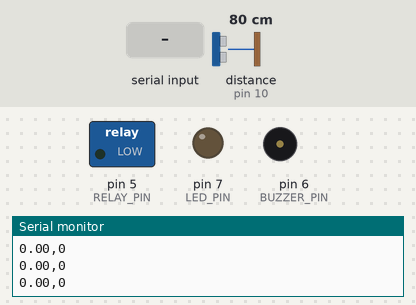
This sketch was run on a simulated Arduino Uno, built with avr-gcc and run on an emulated ATmega328P. On the bench: switched loads named in the sketch (green lamp = pin HIGH), output pins drawn as LEDs (lit = HIGH), buzzer (waves = sounding, pin HIGH), the last lines printed to the serial monitor. The test bench sets the inputs (shaded band); at power-on: distance to the obstacle (sensor on pin 10) 80 cm. The echo pulse lasts 58.3 µs per cm.

Above: at 1.2 s.
1.3 s: "1\n" received over Serial
At 2.3 s:
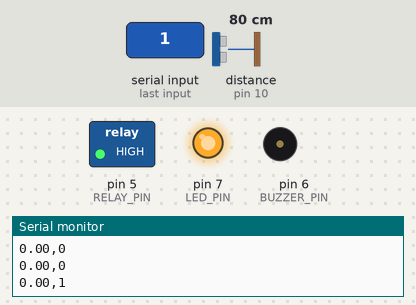
3.0 s: "0\n" received over Serial
At 3.6 s:
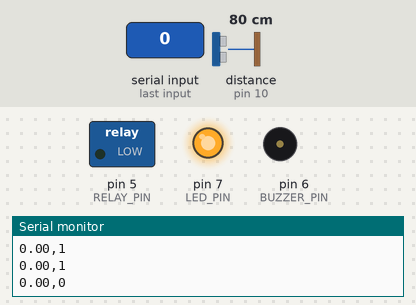
Timing chart, 0 to 6.0 s (numbered marks = the images above; inputs shaded):
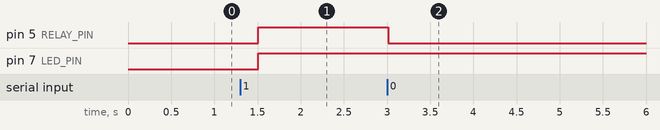

The sketch:

control.ino
```cpp
#include <Wire.h>
#include <NewPing.h>

#define TRIGGER_PIN 9
#define ECHO_PIN 10
#define LED_PIN 7
#define RELAY_PIN 5
#define BUZZER_PIN 6

#define MIN_DISTANCE 4
#define MAX_DISTANCE 11

NewPing sonar(TRIGGER_PIN, ECHO_PIN, MAX_DISTANCE);

int prev_pump_state = 0;

const bool RELAY_ACTIVE_HIGH = true;

void setup() {
	Serial.begin(9600);
	pinMode(LED_PIN, OUTPUT);
	pinMode(RELAY_PIN, OUTPUT);
	pinMode(BUZZER_PIN, OUTPUT);

	digitalWrite(RELAY_PIN, RELAY_ACTIVE_HIGH ? LOW : HIGH);

}

void loop() {
	float level = getLevelPercent();

	Serial.print(level);
	Serial.print(",");
	Serial.print(prev_pump_state);
	// Serial.print(",");
	// if (level < 10) {
	// 	Serial.print("1");
	// 	prev_pump_state = 1;
	// }
	// else if(level >= 99.5) {
	// 	Serial.print("0");
	// 	prev_pump_state = 0;
	// }
	// else Serial.print(prev_pump_state);
	Serial.print("\n");

	if (Serial.available() > 0) {
		char command = Serial.read();
		controlPump(command);
	}

	delay(500);
}

void controlPump(char cmd) {
	if (cmd == '0') {
		// OFF
		digitalWrite(RELAY_PIN, RELAY_ACTIVE_HIGH ? LOW : HIGH);

		prev_pump_state = 0;
	} else if (cmd == '1') {
		// ON
		digitalWrite(RELAY_PIN, RELAY_ACTIVE_HIGH ? HIGH : LOW);
		// tone(BUZZER_PIN, 2000, 1000);
		digitalWrite(LED_PIN, HIGH);
		prev_pump_state = 1;
	}
}


float getLevelPercent() {
	unsigned int distance = sonar.ping_cm();
	if (distance == 0) return 0;
	if (distance <= MIN_DISTANCE) return 100;
	if (distance >= MAX_DISTANCE) return 0;

	return ((float)(MAX_DISTANCE - distance) / (MAX_DISTANCE - MIN_DISTANCE)) * 100.0;
}
```

Measured:
- after the input at 1.3 s, pin 5 (RELAY_PIN), pin 7 (LED_PIN): LOW → HIGH after 0.21 s
- after the input at 3.0 s, pin 5 (RELAY_PIN): HIGH → LOW at once
